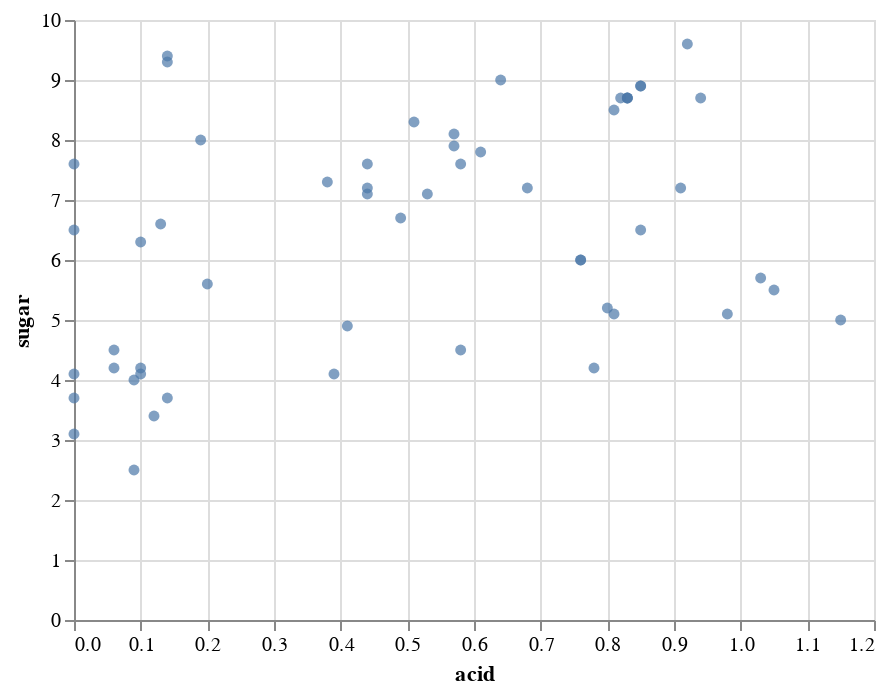

Source (notebook cell):
### Code cell
alt.Chart(cocktails).mark_circle().encode(x='acid', y='sugar')

### Figure 1 — Vega-Lite specification as saved in the notebook (floating-point values rounded to 4 significant figures)
{"config": {"view": {"continuousWidth": 400, "continuousHeight": 300}}, "data": {"name": "data-eef8cdb9f814de562d6e0a7156484812"}, "mark": "circle", "encoding": {"x": {"type": "quantitative", "field": "acid"}, "y": {"type": "quantitative", "field": "sugar"}}, "$schema": "https://vega.github.io/schema/vega-lite/v4.0.2.json", "datasets": {"data-eef8cdb9f814de562d6e0a7156484812": [{"name": "Pisco Sour", "abv": 12.1, "acid": 0.68, "sugar": 7.2, "type": "eggwhite", "index": 5, "instructions": "Dry shake, shake with ice, coupe. Add 3 drops of Anostura or Amargo Chuncho.", "ingredients": "2 oz pisco (40% abv)<br/>1 oz egg white<br/>3/4 oz lime juice<br/>3/4 oz simple syrup", "ncotw": "not yet"}, {"name": "Pink Lady", "abv": 12.4, "acid": 0.64, "sugar": 9.0, "type": "eggwhite", "index": 6, "instructions": "Dry shake, shake with ice, coupe.", "ingredients": "1 1/2 oz Plymouth gin<br/>1 oz egg white<br/>3/4 oz lemon juice<br/>1/2 oz Grenadine<br/>1/2 oz simple syrup<br/>1/2 oz Lairds Applejack Bottled in Bond", "ncotw": "not yet"}, {"name": "Clover Club", "abv": 13.6, "acid": 0.49, "sugar": 6.7, "type": "eggwhite", "index": 7, "instructions": "Dry shake, shake with ice, coupe. Garnish with a raspberry", "ingredients": "2 oz Plymouth gin<br/>1 oz egg white<br/>1/2 oz Dolin dry vermouth<br/>1/2 oz raspberry syrup<br/>1/2 oz lemon juice<br/>1 oz egg white", "ncotw": "<a href=\"https://www.reddit.com/r/cocktails/comments/1go8m1/not_cocktail_of_the_week_24_clover_club/\">#24</a>"}, {"name": "Whiskey Sour", "abv": 15.2, "acid": 0.53, "sugar": 7.1, "type": "eggwhite", "index": 8, "instructions": "Dry shake, shake with ice, coupe.", "ingredients": "2 oz rye (50% abv)<br/>3/4 oz simple syrup<br/>0.625 oz lemon juice<br/>2 drops saline solution<br/>1 oz egg white", "ncotw": "not yet"}, {"name": "Daiquiri with More Lime", "abv": 14.7, "acid": 0.94, "sugar": 8.7, "type": "shaken", "index": 9, "instructions": "Shake, coupe.", "ingredients": "2 oz white rum (40% abv)<br/>0.875 oz lime juice<br/>3/4 oz simple syrup", "ncotw": "<a href=\"https://www.reddit.com/r/cocktails/comments/1i0sbt/not_cocktail_of_the_week_27_daiquiri/\">#27</a>"}, {"name": "Honeysuckle", "abv": 15.0, "acid": 0.85, "sugar": 8.9, "type": "shaken", "index": 10, "instructions": "Shake, coupe. Garnish with lime wheel.", "ingredients": "2 oz white rum (40% abv)<br/>3/4 oz lime juice<br/>3/4 oz honey syrup", "ncotw": "<a href=\"https://www.reddit.com/r/cocktails/comments/1kd90i/not_cocktail_of_the_week_32_bees_knees/\">#32</a>"}, {"name": "Classic Daiquiri", "abv": 15.0, "acid": 0.85, "sugar": 8.9, "type": "shaken", "index": 11, "instructions": "Shake, coupe.", "ingredients": "2 oz white rum (40% abv)<br/>3/4 oz lime juice<br/>3/4 oz simple syrup", "ncotw": "<a href=\"https://www.reddit.com/r/cocktails/comments/1i0sbt/not_cocktail_of_the_week_27_daiquiri/\">#27</a>"}, {"name": "Blood and Sand", "abv": 15.6, "acid": 0.19, "sugar": 8.0, "type": "shaken", "index": 12, "instructions": "Shake, coupe. (Optionally flamed) orange twist.", "ingredients": "1 oz Scotch (43% abv)<br/>3/4 oz Cherry Herring<br/>3/4 oz sweet vermouth<br> 1/2 oz orange jucie", "ncotw": "<a href=\"https://www.reddit.com/r/cocktails/comments/1yds2e/not_cocktail_of_the_week_59_blood_and_sand/\">#59</a>"}, {"name": "Alexander", "abv": 16.4, "acid": 0.0, "sugar": 3.1, "type": "shaken", "index": 13, "instructions": "Shake, coupe. Grated nutmeg.", "ingredients": "2 oz Cognac (41% abv)<br/>1 oz heavy cream<br/>1/4 oz Demerara syrup", "ncotw": "not yet"}, {"name": "Hemingway Daiquiri", "abv": 16.5, "acid": 0.98, "sugar": 5.1, "type": "shaken", "index": 14, "instructions": "Shake, coupe. Garnish with lime wheel.", "ingredients": "2 oz white rum (40% abv)<br/>3/4 oz lime juice<br/>1/2 oz grapefruit juice<br/>1/2 oz Luxardo Maraschino<br/>2 drops saline solution", "ncotw": "<a href=\"https://www.reddit.com/r/cocktails/comments/1i0sbt/not_cocktail_of_the_week_27_daiquiri/\">#27</a>"}, {"name": "Brown Derby", "abv": 16.6, "acid": 0.44, "sugar": 7.6, "type": "shaken", "index": 15, "instructions": "Shake, coupe. Express and discard grapefruit twist.", "ingredients": "2 oz bourbon (45% abv)<br/>1 oz grapefruit juice<br/>1/2 oz honey syrup", "ncotw": "<a href=\"https://www.reddit.com/r/cocktails/comments/2a9ow3/not_cocktail_of_the_week_79_brown_derby/\">#79</a>"}, {"name": "Cosmopolitan (Modern/Bastardized)", "abv": 16.6, "acid": 1.05, "sugar": 5.5, "type": "shaken", "index": 16, "instructions": "Shake, coupe. Express and discard (optionally flamed) orange twist.", "ingredients": "1 1/2 oz Absolut Citron vodka<br/>3/4 oz Cointreau<br/>3/4 oz cranberry juice<br/>1/2 oz lime juice", "ncotw": "not yet"}, {"name": "Gold Rush", "abv": 17.2, "acid": 0.83, "sugar": 8.7, "type": "shaken", "index": 17, "instructions": "Shake, server over large rock.", "ingredients": "2 oz bourbon (47% abv)<br/>3/4 oz lemon juice<br/>3/4 oz honey syrup", "ncotw": "not yet"}, {"name": "Southside", "abv": 17.2, "acid": 0.83, "sugar": 8.7, "type": "shaken", "index": 18, "instructions": "Shake with handful mint, coupe. Garnish with mint.", "ingredients": "2 oz gin (47% abv)<br/>3/4 oz lemon juice<br/>3/4 oz simple syrup", "ncotw": "<a href=\"https://www.reddit.com/r/cocktails/comments/1jfrqi/not_cocktail_of_the_week_30_southside_and/\">#30</a>"}, {"name": "Bee's Knees", "abv": 17.2, "acid": 0.83, "sugar": 8.7, "type": "shaken", "index": 19, "instructions": "Shake, coupe. Garnish with lemon wheel.", "ingredients": "2 oz gin (47% abv)<br/>3/4 oz lemon juice<br/>3/4 oz honey syrup", "ncotw": "<a href=\"https://www.reddit.com/r/cocktails/comments/1kd90i/not_cocktail_of_the_week_32_bees_knees/\">#32</a>"}, {"name": "20th Century Cocktail", "abv": 17.3, "acid": 0.85, "sugar": 6.5, "type": "shaken", "index": 20, "instructions": "Shake, coupe.", "ingredients": "1 1/2 oz gin (47% abv)<br/>3/4 oz lemon juice<br/>3/4 oz white crme de cacao<br/>3/4 oz Lillet Blanc", "ncotw": "<a href=\"https://www.reddit.com/r/cocktails/comments/2377jm/not_cocktail_of_the_week_67_the_20th_century/\">#67</a>"}, {"name": "Fresh Lime Gimlet", "abv": 17.3, "acid": 0.82, "sugar": 8.7, "type": "shaken", "index": 21, "instructions": "Shake, coupe. Garnish with lime wheel.", "ingredients": "2 oz gin (47.4% abv)<br/>3/4 oz lime juice<br/>3/4 oz simple syrup", "ncotw": "<a href=\"https://www.reddit.com/r/cocktails/comments/28i1dn/not_cocktail_of_the_week_76_gimlet/\">#76</a>"}, {"name": "Corpse Reviver #2", "abv": 17.4, "acid": 1.03, "sugar": 5.7, "type": "shaken", "index": 22, "instructions": "Shake, coupe. Express and discard orange twist.", "ingredients": "3/4 oz lemon juice<br/>3/4 oz gin (47% abv)<br/>3/4 oz Cointreau<br/>3/4 oz Lillet Blanc", "ncotw": "<a href=\"https://www.reddit.com/r/cocktails/comments/1779xr/ncotw_3_corpse_reviver_2/\">#3</a>"}, {"name": "Jack Rose", "abv": 18.2, "acid": 0.81, "sugar": 8.5, "type": "shaken", "index": 23, "instructions": "Shake, coupe.", "ingredients": "2 oz apple brandy (50% abv)<br/>3/4 oz Grenadine<br/>3/4 oz lemon juice<br>1 dash Angostura bitters", "ncotw": "<a href=\"https://www.reddit.com/r/cocktails/comments/1bnysd/not_cocktail_of_the_week_13_jack_rose/\">#13</a>"}, {"name": "Margarita", "abv": 18.5, "acid": 0.76, "sugar": 6.0, "type": "shaken", "index": 24, "instructions": "Shake, coupe (optionally salted rim).", "ingredients": "2 oz blanco tequila (40% abv)<br/>3/4 oz lime juice<br/>3/4 oz Cointreau<br/>1/4 oz simple syrup<br/>5 drops saline solution", "ncotw": "not yet"}, {"name": "Aviation", "abv": 18.7, "acid": 0.81, "sugar": 5.1, "type": "shaken", "index": 25, "instructions": "Shake, coupe.", "ingredients": "2 oz Plymouth gin<br/>3/4 oz lemon juice<br/>1/2 oz Luxardo Maraschino<br/>1/4 oz crem de violette", "ncotw": "not yet"}, {"name": "Sidecar", "abv": 18.9, "acid": 0.76, "sugar": 6.0, "type": "shaken", "index": 26, "instructions": "Shake, coupe. Express and discard orange twist.", "ingredients": "2 oz Cognac (41% abv)<br/>3/4 oz Cointreau<br/>3/4 oz lemon juice<br/>1/4 oz simple syrup", "ncotw": "<a href=\"https://www.reddit.com/r/cocktails/comments/19cmfw/not_cocktail_of_the_week_8_sidecar/\">#8</a>"}, {"name": "Champs-Elysses", "abv": 19.7, "acid": 0.8, "sugar": 5.2, "type": "shaken", "index": 27, "instructions": "Shake, coupe. Express and discard lemon twist.", "ingredients": "2 oz Cognac (41% abv)<br/>3/4 oz lemon juice<br/>1/2 oz Green Chartreuse<br/>1/4 oz simple syrup<br/>1 dash Angostura bitters", "ncotw": "<a href=\"https://www.reddit.com/r/cocktails/comments/209moq/not_cocktail_of_the_week_62_champs_%C3%A9lys%C3%A9es/\">#62</a>"}, {"name": "Last Word", "abv": 20.0, "acid": 0.92, "sugar": 9.6, "type": "shaken", "index": 28, "instructions": "Shake, coupe.", "ingredients": "3/4 oz lime juice<br/>3/4 oz Green Chartreuse<br/>3/4 oz Luxardo Marschino<b4/>3/4 oz Plymouth gin<br/>2 drop saline", "ncotw": "<a href=\"https://www.reddit.com/r/cocktails/comments/14c11h/cocktail_of_the_week_1_last_word/\">COTW #1</a>"}, {"name": "Between the Sheets", "abv": 20.1, "acid": 0.58, "sugar": 4.5, "type": "shaken", "index": 29, "instructions": "Shake, coupe. Express and discard lemon twist.", "ingredients": "1 1/2 oz Cognac (41% abv)<br/>3/4 oz Curacao<br/>1/2 oz white rum (40% abv)<br/>1/2 oz lemon juice", "ncotw": "<a href=\"https://www.reddit.com/r/cocktails/comments/1xqbox/not_cocktail_of_the_week_58_between_the_sheets/\">#58</a>"}, {"name": "Brady Crusta", "abv": 20.2, "acid": 0.58, "sugar": 7.6, "type": "shaken", "index": 30, "instructions": "Shake, coupe (sugar-rimmed). Large lemon spiral.", "ingredients": "2 oz Cognac (41% abv)<br/>1/2 oz Curacao<br/>1/2 oz lemon juice<br/>1/4 oz Luxardo Maraschino", "ncotw": "not yet"}, {"name": "Pegu Club", "abv": 21.0, "acid": 0.78, "sugar": 4.2, "type": "shaken", "index": 31, "instructions": "Shake, coupe. Garnish with lime wheel.", "ingredients": "2 oz gin (47.3% abv)<br/>3/4 oz lime juice<br/>3/4 oz Curacao<br/>1 dash orange bitters<br/>1 dash Angostura bitters", "ncotw": "<a href=\"https://www.reddit.com/r/cocktails/comments/1c3psn/not_cocktail_of_the_week_14_pegu_club/\">#14</a>"}, {"name": "Blinker", "abv": 21.4, "acid": 0.39, "sugar": 4.1, "type": "shaken", "index": 32, "instructions": "Shake, coupe.", "ingredients": "2 oz rye (50% abv)<br/>3/4 oz grapefruit juice<br/>1 bsp raspberry syrup", "ncotw": "not yet"}, {"name": "Negroni", "abv": 20.7, "acid": 0.14, "sugar": 9.4, "type": "stirred", "index": 33, "instructions": "Stir. Coupe or over a large rock. Orange or grapefruit twist.", "ingredients": "1 oz sweet vermouth<br/>1 oz gin (47.3% abv)<br/>1 oz Campari", "ncotw": "<a href=\"https://www.reddit.com/r/cocktails/comments/1aoe1c/not_cocktail_of_the_week_11_negroni/\">#11</a>"}, {"name": "Blackthorn", "abv": 21.1, "acid": 0.1, "sugar": 6.3, "type": "stirred", "index": 34, "instructions": "Stir, coupe. Orange twist.", "ingredients": "1 1/2 oz Plymouth gin<br/>3/4 oz sweet vermouth<br/>3/4 oz sloe gin<br/>2 dashes orange bitters", "ncotw": "not yet"}, {"name": "Hanky Panky", "abv": 22.4, "acid": 0.2, "sugar": 5.6, "type": "stirred", "index": 35, "instructions": "Stir, coupe. Orange twist.", "ingredients": "1 1/2 oz sweet vermouth<br/>1 1/2 oz gin (47% abv)<br/>1 bsp Fernet Branca", "ncotw": "<a href=\"https://www.reddit.com/r/cocktails/comments/5c2njb/not_cocktail_of_the_week_123_hanky_panky/\">#123</a>"}, {"name": "Martinez", "abv": 22.5, "acid": 0.13, "sugar": 6.6, "type": "stirred", "index": 36, "instructions": "Stir, coupe. Lemon twist.", "ingredients": "2 oz Old Tom gin (40% abv)<br/>1 oz sweet vermouth<br/>1/4 oz Luxardo Maraschino<br/>1 dash Angostura bitters<br/>1 dash orange bitters", "ncotw": "<a href=\"https://www.reddit.com/r/cocktails/comments/1ck6v2/not_cocktail_of_the_week_15_martinez/\">#15</a>"}, {"name": "Manhatan (Boubon, 45% abv)", "abv": 24.6, "acid": 0.14, "sugar": 3.7, "type": "stirred", "index": 37, "instructions": "Stir, coupe. Orange twist or cherry.", "ingredients": "2 oz bourbon (45% abv)<br/>1 oz sweet vermouth<br/>2 dashes Angostura bitters", "ncotw": "<a href=\"https://www.reddit.com/r/cocktails/comments/16pciv/not_cocktail_of_the_week_2_the_manhattan/\">#2</a>"}, {"name": "Bobby Burns", "abv": 24.9, "acid": 0.1, "sugar": 4.2, "type": "stirred", "index": 38, "instructions": "Stir, coupe. Lemon twist.", "ingredients": "2 oz Scotch (43% abv)<br/>3/4 oz sweet vermouth<br/>1/4 oz Benedictine", "ncotw": "<a href=\"https://www.reddit.com/r/cocktails/comments/169jv7/cocktail_of_the_week_3_bobby_burns/\">#1</a>"}, {"name": "Rob Roy", "abv": 25.5, "acid": 0.09, "sugar": 2.5, "type": "stirred", "index": 39, "instructions": "Stir, coupe. Lemon twist.", "ingredients": "2.5 oz Scotch (43% abv)<br/>3/4 oz sweet vermouth<br/>2 dashes Angostura bitters", "ncotw": "<a href=\"https://www.reddit.com/r/cocktails/comments/2owdug/not_cocktail_of_the_week_101_rob_roy/\">#101</a>"}, {"name": "Old Pal", "abv": 25.6, "acid": 0.09, "sugar": 4.0, "type": "stirred", "index": 40, "instructions": "Stir, coupe.", "ingredients": "2 oz rye (50% abv)<br/>3/4 oz Campari<br/>3/4 oz dry vermouth", "ncotw": "<a href=\"https://www.reddit.com/r/cocktails/comments/2sfsns/not_cocktail_of_the_week_105_old_pal/\">#105</a>"}, {"name": "Vieux Carre", "abv": 25.9, "acid": 0.1, "sugar": 4.1, "type": "stirred", "index": 41, "instructions": "Stir, serve over large rock.", "ingredients": "1 oz rye (50% abv)<br/>1 oz Cognac (41% abv)<br/>3/4 oz sweet vermouth<br/>1/4 oz Benedictine<br/>1 dash Angostura bitters<br/>1 dash Peychaud's bitters", "ncotw": "<a href=\"https://www.reddit.com/r/cocktails/comments/1a8cs5/not_cocktail_of_the_week_10_vieux_carr%C3%A9/\">#10</a>"}, {"name": "Brooklyn", "abv": 26.3, "acid": 0.06, "sugar": 4.2, "type": "stirred", "index": 42, "instructions": "Stir, coupe. Garnish with cherry.", "ingredients": "2 oz rye (50% abv)<br/>1/2 oz Amer Picon<br/>1/2 oz dry vermouth<br/>1/4 oz Luxardo Maraschino<br/>1 dash Angostura bitters", "ncotw": "<a href=\"https://www.reddit.com/r/cocktails/comments/2ni3ba/not_cocktail_of_the_week_99_the_brooklyn/\">#99</a>"}, {"name": "Bijou", "abv": 27.1, "acid": 0.14, "sugar": 9.3, "type": "stirred", "index": 43, "instructions": "Stir, coupe. Lemon twist or cherry.", "ingredients": "1 oz gin (47.3% abv)<br/>1 oz sweet vermouth<br/>1 oz Green Chartreuse<br/>1 dash orange bitters", "ncotw": "<a href=\"https://www.reddit.com/r/cocktails/comments/2ypbjw/not_cocktail_of_the_week_109_bijou/\">#109</a>"}, {"name": "Manhatan (Rye, 50% abv)", "abv": 27.2, "acid": 0.12, "sugar": 3.4, "type": "stirred", "index": 44, "instructions": "Stir, coupe. Orange twist or cherry.", "ingredients": "2 oz rye (50% abv)<br/>0.875 oz sweet vermouth<br/>2 dashes Angostura bitters", "ncotw": "<a href=\"https://www.reddit.com/r/cocktails/comments/16pciv/not_cocktail_of_the_week_2_the_manhattan/\">#2</a>"}, {"name": "Rusty Nail", "abv": 28.8, "acid": 0.0, "sugar": 4.1, "type": "stirred", "index": 45, "instructions": "Stir, serve over large rock. Lemon peel.", "ingredients": "2 oz Scotch (43% abv)<br/>1/2 oz Drambuie", "ncotw": "not yet"}, {"name": "Improved Whiskey Cocktail", "abv": 29.3, "acid": 0.0, "sugar": 6.5, "type": "stirred", "index": 46, "instructions": "Stir, sever over large rock in absinthe-rinsed glass. Lemon twist.", "ingredients": "2 oz rye (50% abv)<br/>1/4 oz Luxardo Maraschino<br/>1/4 oz simple syrup<br/>2 dashes Angostura bitters", "ncotw": "<a href=\"https://www.reddit.com/r/cocktails/comments/1hkxy5/not_cocktail_of_the_week_26_improved_whiskey/\">#26</a>"}, {"name": "De La Louisiane", "abv": 29.3, "acid": 0.06, "sugar": 4.5, "type": "stirred", "index": 47, "instructions": "Stir, coupe. Garnish with cherry.", "ingredients": "2 oz rye (50% abv)<br/>1/2 oz Benedictine<br/>1/2 oz sweet vermouth<br/>3 dashes Peychaud's bitters<br/>3 dashes Angostura bitters<br/>3 dashes absinthe", "ncotw": "<a href=\"https://www.reddit.com/r/cocktails/comments/2tzik7/not_cocktail_of_the_week_106_cocktail_a_la/\">#106</a>"}, {"name": "Widow's Kiss", "abv": 32.3, "acid": 0.0, "sugar": 3.7, "type": "stirred", "index": 48, "instructions": "Stir, coupe.", "ingredients": "2 oz apple brandy (50% abv)<br/>1/4 oz Benedictine<br/>1/4 oz Yellow Chartreuse", "ncotw": "<a href=\"https://www.reddit.com/r/cocktails/comments/1toslc/not_cocktail_of_the_week_51_widows_kiss/\">#51</a>"}, {"name": "Old Fashioned", "abv": 32.1, "acid": 0.0, "sugar": 7.6, "type": "built", "index": 49, "instructions": "Build over large rock in old-fashioned glass. Orange twist.", "ingredients": "2 oz bourbon<br/>3/8 oz simple syrup<br/>2 dashes Angostura bitters", "ncotw": "<a href=\"https://www.reddit.com/r/cocktails/comments/1u7nb3/not_cocktail_of_the_week_52_oldfashioned/\">#52</a>"}, {"name": "Blender Daiquiri", "abv": 15.0, "acid": 0.57, "sugar": 8.1, "type": "blended", "index": 50, "instructions": "Blend with 120 g ice, strain, coupe.", "ingredients": "2 1/2 oz water<br/>2 1/4 oz sugard 80-proof rum<br/>1/2 oz lime juice<br/>4 drops saline solution", "ncotw": "not yet"}, {"name": "Blender Margarita", "abv": 17.2, "acid": 0.57, "sugar": 7.9, "type": "blended", "index": 51, "instructions": "Blend with 120 g ice, strain, coupe.", "ingredients": "2 1/2 oz water<br/>1 oz Cointreau<br/>3/4 oz white mezcal<br/>1/2 oz Yellow Chartreuse<br/>1/2 oz lime juice<br/>10 drops Hellfire bitters", "ncotw": "not yet"}, {"name": "Blender Whiskey Sour", "abv": 16.7, "acid": 0.61, "sugar": 7.8, "type": "blended", "index": 52, "instructions": "Blend with 120 g ice, strain, coupe.", "ingredients": "2 1/2 oz water<br/>2 oz sugared 100-proof rye<br/>1/2 oz lemon juice<br/>1/4 oz orange juice<br/>4 drops saline solution", "ncotw": "not yet"}, {"name": "Carbonated Margarita", "abv": 14.2, "acid": 0.44, "sugar": 7.1, "type": "carbonated", "index": 53, "instructions": "Chill, carbonate.", "ingredients": "2 1/2 oz water<br/>2 oz blanco tequila (40% abv)<br/>5/8 oz simple syrip<br/>3/8 oz clarified lime juice<br/>4 drops saline solution", "ncotw": "not yet"}, {"name": "Carbonated Whiskey Sour", "abv": 15.2, "acid": 0.44, "sugar": 7.2, "type": "carbonated", "index": 54, "instructions": "Chill, carbonate.", "ingredients": "5/8 oz water<br/>1 3/4 oz bourbon<br/>5/8 oz simple syrup<br/>3/8 oz clarified lime juice<br/>2 drops saline solution", "ncotw": "not yet"}, {"name": "Gin and Tonic (Dry)", "abv": 15.4, "acid": 0.41, "sugar": 4.9, "type": "carbonated", "index": 55, "instructions": "Chill, carbonate.", "ingredients": "7/8 oz water<br/>1 3/4 oz gin (47.3% abv)<br/>3/8 oz quinine simple syrup<br/>3/8 oz clarified lime juice<br/>2 drops saline solution", "ncotw": "not yet"}, {"name": "Carbonated Negroni", "abv": 16.0, "acid": 0.38, "sugar": 7.3, "type": "carbonated", "index": 56, "instructions": "Chill, carbonate. Express and discard grapefruit twist.", "ingredients": "2 1/4 oz water<br/>1 oz sweet vermouth<br/>1 oz gin  (47.3% abv)<br/>1 oz Campari<br/>1/4 oz clarified lime juice or champagne acid<br/>2 drops saline solution", "ncotw": "not yet"}, {"name": "Gin and Juice Centrifuge", "abv": 15.8, "acid": 0.91, "sugar": 7.2, "type": "carbonated", "index": 57, "instructions": "Chill, carbonate.", "ingredients": "1 6/8 oz centrifuge-clarified grapefruit juice<br/>1 6/8 oz gin<br/>1 3/8 oz water<br/>3/8 oz simple<br/>4 dashes champagne acid", "ncotw": "not yet"}, {"name": "Gin and Juice Agar", "abv": 16.9, "acid": 1.15, "sugar": 5.0, "type": "carbonated", "index": 58, "instructions": "Chill, carbonate.", "ingredients": "2 5/8 oz agar-clarified grapefruit juice<br/>2 oz gin<br/>7/8 oz water<br/>2 drops saline solution", "ncotw": "not yet"}, {"name": "Chartruth", "abv": 18.0, "acid": 0.51, "sugar": 8.3, "type": "carbonated", "index": 59, "instructions": "Chill, carbonate.", "ingredients": "3 1/4 oz water<br/>1 3/4 oz Green Chartreuse<br/>1/2 oz clarified lime juice", "ncotw": "not yet"}]}}
